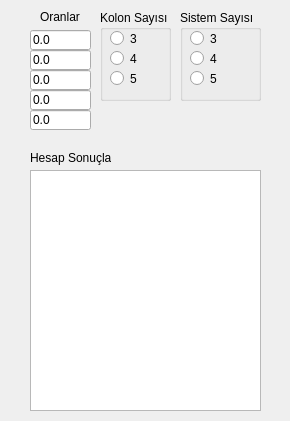
<?xml version="1.0" encoding="UTF-8"?>
<ui version="4.0">
 <class>Form</class>
 <widget class="QWidget" name="Form">
  <property name="geometry">
   <rect>
    <x>0</x>
    <y>0</y>
    <width>290</width>
    <height>421</height>
   </rect>
  </property>
  <property name="windowTitle">
   <string>Form</string>
  </property>
  <widget class="QLabel" name="label">
   <property name="geometry">
    <rect>
     <x>40</x>
     <y>10</y>
     <width>47</width>
     <height>13</height>
    </rect>
   </property>
   <property name="text">
    <string>Oranlar</string>
   </property>
  </widget>
  <widget class="QLineEdit" name="oran1Edit">
   <property name="geometry">
    <rect>
     <x>30</x>
     <y>30</y>
     <width>61</width>
     <height>20</height>
    </rect>
   </property>
   <property name="text">
    <string>0.0</string>
   </property>
  </widget>
  <widget class="QLineEdit" name="oran2Edit">
   <property name="geometry">
    <rect>
     <x>30</x>
     <y>50</y>
     <width>61</width>
     <height>20</height>
    </rect>
   </property>
   <property name="text">
    <string>0.0</string>
   </property>
  </widget>
  <widget class="QLineEdit" name="oran3Edit">
   <property name="geometry">
    <rect>
     <x>30</x>
     <y>70</y>
     <width>61</width>
     <height>20</height>
    </rect>
   </property>
   <property name="text">
    <string>0.0</string>
   </property>
  </widget>
  <widget class="QLineEdit" name="oran4Edit">
   <property name="geometry">
    <rect>
     <x>30</x>
     <y>90</y>
     <width>61</width>
     <height>20</height>
    </rect>
   </property>
   <property name="text">
    <string>0.0</string>
   </property>
  </widget>
  <widget class="QLineEdit" name="oran5Edit">
   <property name="geometry">
    <rect>
     <x>30</x>
     <y>110</y>
     <width>61</width>
     <height>20</height>
    </rect>
   </property>
   <property name="text">
    <string>0.0</string>
   </property>
  </widget>
  <widget class="QTextEdit" name="resultEdit">
   <property name="geometry">
    <rect>
     <x>30</x>
     <y>170</y>
     <width>231</width>
     <height>241</height>
    </rect>
   </property>
  </widget>
  <widget class="QLabel" name="label_2">
   <property name="geometry">
    <rect>
     <x>30</x>
     <y>150</y>
     <width>81</width>
     <height>16</height>
    </rect>
   </property>
   <property name="text">
    <string>Hesap Sonuçları</string>
   </property>
  </widget>
  <widget class="QGroupBox" name="groupBox">
   <property name="geometry">
    <rect>
     <x>100</x>
     <y>10</y>
     <width>71</width>
     <height>91</height>
    </rect>
   </property>
   <property name="title">
    <string>Kolon Sayısı</string>
   </property>
   <widget class="QRadioButton" name="k3Radio">
    <property name="geometry">
     <rect>
      <x>10</x>
      <y>20</y>
      <width>41</width>
      <height>17</height>
     </rect>
    </property>
    <property name="text">
     <string>3</string>
    </property>
   </widget>
   <widget class="QRadioButton" name="k4Radio">
    <property name="geometry">
     <rect>
      <x>10</x>
      <y>40</y>
      <width>41</width>
      <height>17</height>
     </rect>
    </property>
    <property name="text">
     <string>4</string>
    </property>
   </widget>
   <widget class="QRadioButton" name="k5Radio">
    <property name="geometry">
     <rect>
      <x>10</x>
      <y>60</y>
      <width>41</width>
      <height>17</height>
     </rect>
    </property>
    <property name="text">
     <string>5</string>
    </property>
   </widget>
  </widget>
  <widget class="QGroupBox" name="groupBox_2">
   <property name="geometry">
    <rect>
     <x>180</x>
     <y>10</y>
     <width>81</width>
     <height>91</height>
    </rect>
   </property>
   <property name="title">
    <string>Sistem Sayısı</string>
   </property>
   <widget class="QRadioButton" name="s3Radio">
    <property name="geometry">
     <rect>
      <x>10</x>
      <y>20</y>
      <width>41</width>
      <height>17</height>
     </rect>
    </property>
    <property name="text">
     <string>3</string>
    </property>
   </widget>
   <widget class="QRadioButton" name="s4Radio">
    <property name="geometry">
     <rect>
      <x>10</x>
      <y>40</y>
      <width>41</width>
      <height>17</height>
     </rect>
    </property>
    <property name="text">
     <string>4</string>
    </property>
   </widget>
   <widget class="QRadioButton" name="s5Radio">
    <property name="geometry">
     <rect>
      <x>10</x>
      <y>60</y>
      <width>41</width>
      <height>17</height>
     </rect>
    </property>
    <property name="text">
     <string>5</string>
    </property>
   </widget>
  </widget>
 </widget>
 <resources/>
 <connections>
  <connection>
   <sender>k5Radio</sender>
   <signal>clicked()</signal>
   <receiver>Form</receiver>
   <slot>kRadioClicked()</slot>
   <hints>
    <hint type="sourcelabel">
     <x>123</x>
     <y>81</y>
    </hint>
    <hint type="destinationlabel">
     <x>114</x>
     <y>108</y>
    </hint>
   </hints>
  </connection>
  <connection>
   <sender>k4Radio</sender>
   <signal>clicked()</signal>
   <receiver>Form</receiver>
   <slot>kRadioClicked()</slot>
   <hints>
    <hint type="sourcelabel">
     <x>129</x>
     <y>62</y>
    </hint>
    <hint type="destinationlabel">
     <x>125</x>
     <y>105</y>
    </hint>
   </hints>
  </connection>
  <connection>
   <sender>k3Radio</sender>
   <signal>clicked()</signal>
   <receiver>Form</receiver>
   <slot>kRadioClicked()</slot>
   <hints>
    <hint type="sourcelabel">
     <x>120</x>
     <y>34</y>
    </hint>
    <hint type="destinationlabel">
     <x>139</x>
     <y>106</y>
    </hint>
   </hints>
  </connection>
  <connection>
   <sender>s5Radio</sender>
   <signal>clicked()</signal>
   <receiver>Form</receiver>
   <slot>sRadioClicked()</slot>
   <hints>
    <hint type="sourcelabel">
     <x>217</x>
     <y>78</y>
    </hint>
    <hint type="destinationlabel">
     <x>270</x>
     <y>77</y>
    </hint>
   </hints>
  </connection>
  <connection>
   <sender>s4Radio</sender>
   <signal>clicked()</signal>
   <receiver>Form</receiver>
   <slot>sRadioClicked()</slot>
   <hints>
    <hint type="sourcelabel">
     <x>211</x>
     <y>59</y>
    </hint>
    <hint type="destinationlabel">
     <x>276</x>
     <y>65</y>
    </hint>
   </hints>
  </connection>
  <connection>
   <sender>s3Radio</sender>
   <signal>clicked()</signal>
   <receiver>Form</receiver>
   <slot>sRadioClicked()</slot>
   <hints>
    <hint type="sourcelabel">
     <x>213</x>
     <y>40</y>
    </hint>
    <hint type="destinationlabel">
     <x>283</x>
     <y>43</y>
    </hint>
   </hints>
  </connection>
 </connections>
 <slots>
  <slot>kRadioClicked()</slot>
  <slot>sRadioClicked()</slot>
 </slots>
</ui>
